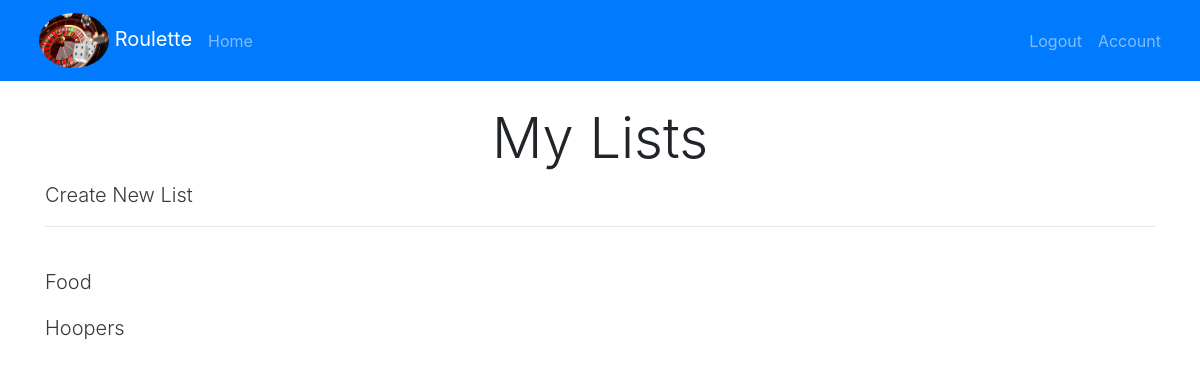
The page /home (signed in) on the database as committed earlier.
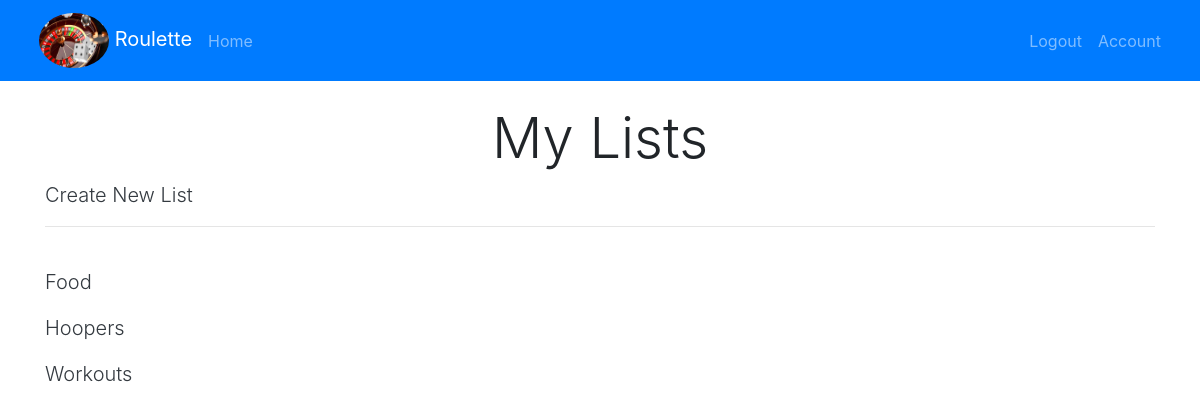
The same page on the database as committed later.
### roulette/models.py (models this page shows, shortened)
class List(db.Model):
    id = db.Column(db.Integer, primary_key=True)
    title = db.Column(db.String(100), nullable=False)
    user_id = db.Column(db.Integer, db.ForeignKey('user.id'), nullable=False)
    items = db.relationship('Item', backref='list', lazy=True)

### roulette/routes.py (the view)
@app.route("/home")
def home():
    lists = current_user.lists
    return render_template('user_home.html', lists=lists)

### roulette/models.py (called while the page is built)
@login_manager.user_loader
def load_user(user_id):
    return User.query.get(int(user_id))

### roulette/templates/user_home.html (shortened to what this page needs)
{% extends 'base.html' %}
{% block body %}
<h1 class = "display-4 text-center"> My Lists</h1>
<a class = "lead text-dark" href="{{url_for('new_list')}}">Create New List</a>
<hr>
<br>
{% for list in lists %}
    <p class = "lead"><a class = 'text-dark' href="{{url_for('list',list_id=list.id)}}">{{list.title}}</a></p>
{% endfor %}
{% endblock %}

Rows that differ between the two databases and show on the page:
added List: title "Workouts"
